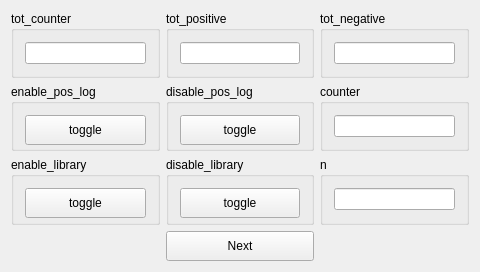
<?xml version="1.0" encoding="UTF-8"?>
<ui version="4.0">
 <class>Qt4CTestSuiteBis</class>
 <widget class="QWidget" name="Qt4CTestSuiteBis">
  <property name="geometry">
   <rect>
    <x>0</x>
    <y>0</y>
    <width>480</width>
    <height>272</height>
   </rect>
  </property>
  <property name="minimumSize">
   <size>
    <width>480</width>
    <height>272</height>
   </size>
  </property>
  <property name="maximumSize">
   <size>
    <width>480</width>
    <height>272</height>
   </size>
  </property>
  <property name="windowTitle">
   <string>Form</string>
  </property>
  <layout class="QGridLayout" name="gridLayout">
   <item row="0" column="0">
    <widget class="QGroupBox" name="groupBox1">
     <property name="title">
      <string>tot_counter</string>
     </property>
     <layout class="QHBoxLayout" name="horizontalLayout_2">
      <item>
       <widget class="QLineEdit" name="lineEdit1"/>
      </item>
     </layout>
    </widget>
   </item>
   <item row="0" column="1">
    <widget class="QGroupBox" name="groupBox2">
     <property name="title">
      <string>tot_positive</string>
     </property>
     <layout class="QHBoxLayout" name="horizontalLayout_3">
      <item>
       <widget class="QLineEdit" name="lineEdit2"/>
      </item>
     </layout>
    </widget>
   </item>
   <item row="0" column="2">
    <widget class="QGroupBox" name="groupBox3">
     <property name="title">
      <string>tot_negative</string>
     </property>
     <layout class="QHBoxLayout" name="horizontalLayout_10">
      <item>
       <widget class="QLineEdit" name="lineEdit3"/>
      </item>
     </layout>
    </widget>
   </item>
   <item row="1" column="0">
    <widget class="QGroupBox" name="groupBox4">
     <property name="title">
      <string>enable_pos_log</string>
     </property>
     <layout class="QHBoxLayout" name="horizontalLayout_4">
      <item>
       <widget class="QPushButton" name="pushButtonApply4">
        <property name="minimumSize">
         <size>
          <width>0</width>
          <height>30</height>
         </size>
        </property>
        <property name="text">
         <string>toggle</string>
        </property>
       </widget>
      </item>
     </layout>
    </widget>
   </item>
   <item row="2" column="0">
    <widget class="QGroupBox" name="groupBox7">
     <property name="title">
      <string>enable_library</string>
     </property>
     <layout class="QHBoxLayout" name="horizontalLayout_6">
      <item>
       <widget class="QPushButton" name="pushButtonApply7">
        <property name="minimumSize">
         <size>
          <width>0</width>
          <height>30</height>
         </size>
        </property>
        <property name="text">
         <string>toggle</string>
        </property>
       </widget>
      </item>
     </layout>
    </widget>
   </item>
   <item row="2" column="1">
    <widget class="QGroupBox" name="groupBox8">
     <property name="title">
      <string>disable_library</string>
     </property>
     <layout class="QHBoxLayout" name="horizontalLayout_7">
      <item>
       <widget class="QPushButton" name="pushButtonApply8">
        <property name="minimumSize">
         <size>
          <width>0</width>
          <height>30</height>
         </size>
        </property>
        <property name="text">
         <string>toggle</string>
        </property>
       </widget>
      </item>
     </layout>
    </widget>
   </item>
   <item row="1" column="1">
    <widget class="QGroupBox" name="groupBox5">
     <property name="title">
      <string>disable_pos_log</string>
     </property>
     <layout class="QHBoxLayout" name="horizontalLayout_5">
      <item>
       <widget class="QPushButton" name="pushButtonApply5">
        <property name="minimumSize">
         <size>
          <width>0</width>
          <height>30</height>
         </size>
        </property>
        <property name="text">
         <string>toggle</string>
        </property>
       </widget>
      </item>
     </layout>
    </widget>
   </item>
   <item row="2" column="2">
    <widget class="QGroupBox" name="groupBox9">
     <property name="title">
      <string>n</string>
     </property>
     <layout class="QHBoxLayout" name="horizontalLayout_8">
      <item>
       <widget class="QLineEdit" name="lineEdit9"/>
      </item>
     </layout>
    </widget>
   </item>
   <item row="1" column="2">
    <widget class="QGroupBox" name="groupBox6">
     <property name="title">
      <string>counter</string>
     </property>
     <layout class="QHBoxLayout" name="horizontalLayout_9">
      <item>
       <widget class="QLineEdit" name="lineEdit6"/>
      </item>
     </layout>
    </widget>
   </item>
   <item row="3" column="1">
    <widget class="QPushButton" name="pushButtonNext">
     <property name="minimumSize">
      <size>
       <width>0</width>
       <height>30</height>
      </size>
     </property>
     <property name="text">
      <string>Next</string>
     </property>
    </widget>
   </item>
  </layout>
 </widget>
 <layoutdefault spacing="6" margin="11"/>
 <resources/>
 <connections/>
</ui>
